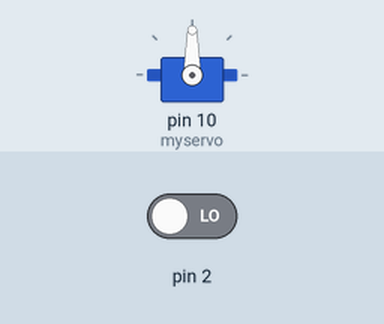
The sketch below on a simulated Arduino Uno, built with avr-gcc and run on an emulated ATmega328P. On the bench: servo. The inputs (shaded band) are chosen by the test bench; at power-on: pin 2 LOW.

Above: at 1.2 s.
1.3 s: pin 2 driven HIGH
At 1.45 s:
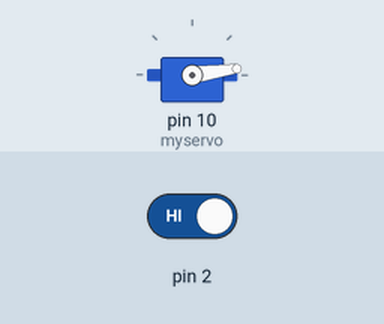
At 2.05 s:
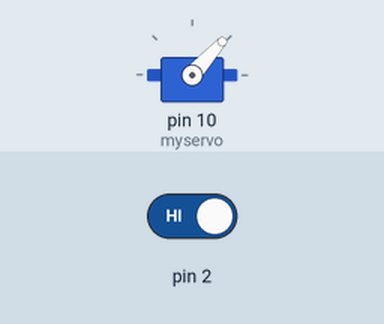
Timing chart, 0 to 10.3 s (numbered marks = the images above; inputs shaded):
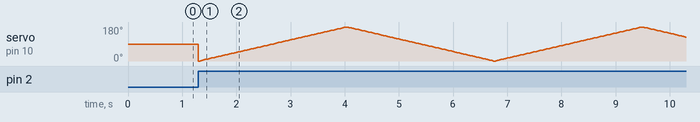

The sketch:

Kettle.ino
```cpp
#include <Servo.h>

Servo myservo;  // create servo object to control a servo

int pos = 0;    // variable to store the servo position

void setup() {
    myservo.attach(10);  // defines digital pin 10 as the one controlling the servo
}
void loop(){


  if(digitalRead(2) == HIGH){              //waits for signal
    for (pos = 0; pos <= 180; pos += 1) {
    myservo.write(pos);              //moves servo to press button on kettle
    delay(15);
  }
  for (pos = 180; pos >= 0; pos -= 1) {
    myservo.write(pos);              //moves back away from the button
    delay(15);
  }
  }
}
```
